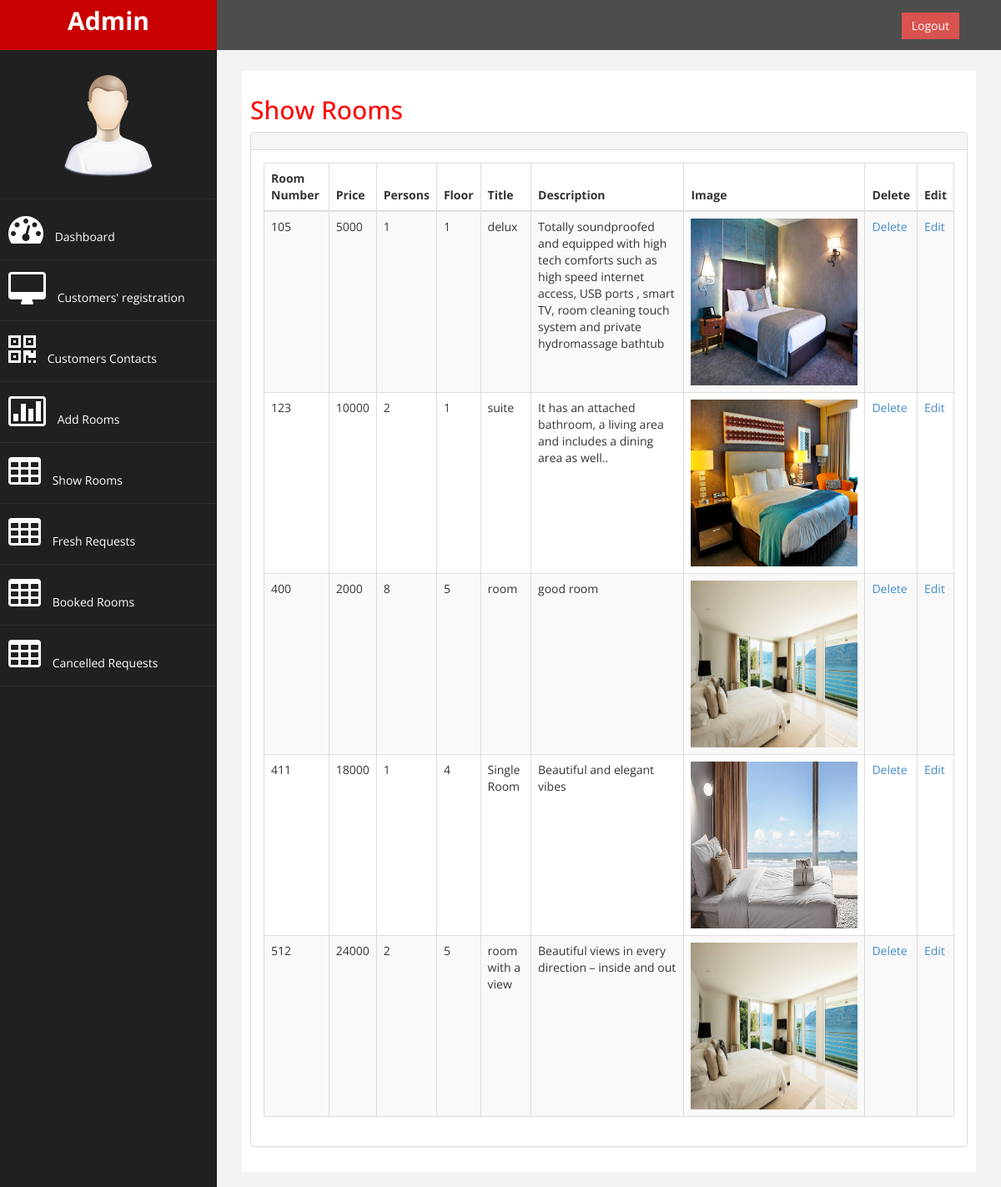
/show_rooms.php (signed in), run on the app's committed database.
### tables this page shows
CREATE TABLE IF NOT EXISTS `room` (
  `room_no` int NOT NULL,
  `price` int DEFAULT NULL,
  `persons` int DEFAULT NULL,
  `floor` int DEFAULT NULL,
  `title` varchar(20) DEFAULT NULL,
  `image` varchar(30) DEFAULT NULL,
  `description` varchar(200) DEFAULT NULL,
  PRIMARY KEY (`room_no`)
);

### dbconn.php (called while the page is built, shortened)
<?php
$con=mysqli_connect("localhost","root","root","project");
function showTable($query)
{
    global $con;
    $result=mysqli_query($con,$query);
    return $result;
}
?>

### show_rooms.php (the view, shortened to what this page needs)
<?php
include "header.php";
?>
<body>
<div id="wrapper">
<?php
    include "side.php";
?>
<div id="page-wrapper" >
    <div id="page-inner">
        <div class="row">
            <div class="col-md-12">
              <h2>Show Rooms</h2>
            </div>
        </div>
    <?php
    include "dbconn.php";
    $y=showTable("select * from room");
    if(mysqli_num_rows($y)==0)
    {
        echo "No rooms to show!!";
    }
    else
    {
        ?>
        <div class="row">
                <div class="col-md-12">
                    <div class="panel panel-default">
                        <div class="panel-heading"></div>
                        <div class="panel-body">
                            <div class="table-responsive">
                                <table class="table table-striped table-bordered table-hover" id="dataTables-example">
                                    <thead>
                                        <tr>
                                            <th>Room Number</th>
                                            <th>Price</th>
                                            <th>Persons</th>
                                            <th>Floor</th>
                                            <th>Title</th>
                                            <th>Description</th>
                                            <th>Image</th>
                                            <th>Delete</th>
                                            <th>Edit</th>
                                        </tr>
                                    </thead>
        <tbody>
        <?php
        while($row=mysqli_fetch_array($y))
        {
            $room_no=$row['room_no'];
            $img=$row['image'];
            echo "<tr>";
            echo "<td>".$row['room_no']."</td>";
            echo "<td>".$row['price']."</td>";
            echo "<td>".$row['persons']."</td>";
            echo "<td>".$row['floor']."</td>";
            echo "<td>".$row['title']."</td>";
            echo "<td>".$row['description']."</td>";
            echo  "<td><img src='image/".$img."' height='200px' width='200px'></td>";
            echo "<td><a href='delete_room.php?room_no=$room_no'>Delete</a></td>";
            echo "<td><a href='edit_room.php?room_no=$room_no'>Edit</a></td>";
            echo "</tr>";
        }
        echo "</table>";
    }
    ?>
    </div>
    </div>
    </div>
</div>
</div>
</body>
</html>

### header.php (shortened to what this page needs)
<!DOCTYPE html>
<html xmlns="http://www.w3.org/1999/xhtml">
<head>
    <link href="assets/css/bootstrap.css" rel="stylesheet" />
    <link href="assets/css/font-awesome.css" rel="stylesheet" />
    <link href="assets/js/morris/morris-0.4.3.min.css" rel="stylesheet" />
    <link href="assets/css/custom.css" rel="stylesheet" />
</head>
</html>

### side.php (shortened to what this page needs)
<nav class="navbar navbar-default navbar-cls-top " role="navigation" style="margin-bottom: 0">
            <div class="navbar-header">
                <a class="navbar-brand" href="index1.php">Admin</a>
            </div>
            <div style="color: white;
            padding: 15px 50px 5px 50px;
            float: right;
            font-size: 16px;">
            <a href="logout_admin.php" class="btn btn-danger square-btn-adjust">Logout</a>
            </div>
        </nav>
            <nav class="navbar-default navbar-side" role="navigation">
            <div class="sidebar-collapse">
                <ul class="nav" id="main-menu">
				    <li class="text-center">
                        <img src="assets/img/find_user.png" class="user-image img-responsive"/>
				    </li>
	                <li>
                        <a class="active-menu"  href="index1.php"><i class="fa fa-dashboard fa-3x"></i> Dashboard</a>
                    </li>
                     <li>
                        <a  href="show_details.php"><i class="fa fa-desktop fa-3x"></i> Customers' registration</a>
                    </li>
                    <li>
                        <a  href="contact.php"><i class="fa fa-qrcode fa-3x"></i> Customers Contacts</a>
                    </li>
						   <li  >
                        <a   href="add_rooms.php"><i class="fa fa-bar-chart-o fa-3x"></i> Add Rooms</a>
                    </li>
                      <li>
                        <a  href="show_rooms.php"><i class="fa fa-table fa-3x"></i> Show Rooms</a>
                    </li>
                    <li>
                        <a  href="fresh_requests.php"><i class="fa fa-table fa-3x"></i> Fresh Requests</a>
                    </li>
                    <li>
                        <a  href="booked_rooms.php"><i class="fa fa-table fa-3x"></i> Booked Rooms</a>
                    </li>
                    <li>
                        <a  href="cancelled_requests.php"><i class="fa fa-table fa-3x"></i> Cancelled Requests</a>
                    </li>
                </ul>
            </div>
        </nav>

### assets/css/custom.css (style rules this page uses)
body { font-family: 'Open Sans', sans-serif; }
#wrapper { width: 100%; background:#202020; }
#page-wrapper { padding: 15px 15px; min-height: 600px; background:#F3F3F3; }
#page-inner { width:100%; margin:10px 20px 10px 0px; background-color:#fff!important; padding:10px; min-height:1200px; }
.text-center { text-align:center; }
h2 { color: #f00; }
.square-btn-adjust { border: 0px solid transparent; -webkit-border-radius: 0px; -moz-border-radius: 0px; border-radius: 0px; }
.user-image { margin: 25px auto; -webkit-border-radius: 10px; -moz-border-radius: 10px; border-radius: 10px; max-height:170px; max-width:170px; }
.navbar-cls-top .navbar-brand { color: #fff; background: #C90000; width: 260px; text-align: center; height: 60px; font-size: 30px; font-weight: 700; }
.active-menu { background-color:red; }
.sidebar-collapse , .sidebar-collapse .nav { background:none; }
.sidebar-collapse .nav { padding:0; }
.sidebar-collapse .nav > li > a { color:#fff; background:#202020; text-shadow:none; }
.sidebar-collapse > .nav > li > a { padding:15px 10px; }
.sidebar-collapse > .nav > li { border-bottom: 1px solid rgba(107, 108, 109, 0.19); }
.navbar-side { border:none; background-color: #202020; }
.navbar-cls-top { background:#4D4D4D; border-bottom:none; }
.navbar-default { border:0px solid black; }
.navbar-header { background: #A70303; }
.nav > li > a > i { margin-right:10px; }
@media (min-width:768px) { #page-wrapper { margin: 0 0 0 260px; padding: 15px 30px; min-height: 1200px; } }
@media (min-width:768px) { .navbar-side { z-index: 1; position: absolute; width: 260px; } }
@media (min-width:768px) { .navbar { border-radius: 0px; } }

### data on the page
room: room_no "105", price "5000", persons "1", floor "1", title "delux", description "Totally soundproofed and equipped with high tech comforts such as high speed internet access, USB ports , smart TV, room cleaning touch system and private hydromassage bathtub", image (picture)
room: room_no "123", price "10000", persons "2", floor "1", title "suite", description "It has an attached bathroom, a living area and includes a dining area as well..", image (picture)
room: room_no "400", price "2000", persons "8", floor "5", title "room", description "good room", image (picture)
room: room_no "411", price "18000", persons "1", floor "4", title "Single Room", description "Beautiful and elegant vibes", image (picture)
room: room_no "512", price "24000", persons "2", floor "5", title "room with a view", description "Beautiful views in every direction – inside and out", image (picture)
